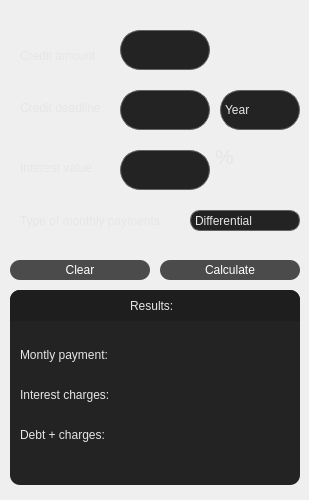
    <widget class="QWidget" name="credit">
     <widget class="QLineEdit" name="line_edit_credit_credit_amount">
      <property name="geometry">
       <rect>
        <x>120</x>
        <y>30</y>
        <width>90</width>
        <height>40</height>
       </rect>
      </property>
      <property name="styleSheet">
       <string notr="true">
QLineEdit {
    border: 1px solid rgb(100 ,100, 100); /* Border color and width */
    border-radius: 20px; /* Rounded corners */
    padding: 1px; /* Padding inside the QLineEdit */
    background-color: rgb(35,35,35); /* Background color */
    color: rgb(200, 200, 200); /* Text color */
}

QLineEdit:focus {
    border: 1px solid #FF8800; /* Border color when QLineEdit is focused */
    background-color: rgb(35, 35, 35); /* Background color when QLineEdit is focused */
}</string>
      </property>
      <property name="text">
       <string/>
      </property>
     </widget>
     <widget class="QLineEdit" name="line_edit_credit_credit_deadline">
      <property name="geometry">
       <rect>
        <x>120</x>
        <y>90</y>
        <width>90</width>
        <height>40</height>
       </rect>
      </property>
      <property name="styleSheet">
       <string notr="true">
QLineEdit {
    border: 1px solid rgb(100 ,100, 100); /* Border color and width */
    border-radius: 20px; /* Rounded corners */
    padding: 1px; /* Padding inside the QLineEdit */
    background-color: rgb(35,35,35); /* Background color */
    color: rgb(200, 200, 200); /* Text color */
}

QLineEdit:focus {
    border: 1px solid #FF8800; /* Border color when QLineEdit is focused */
    background-color: rgb(35, 35, 35); /* Background color when QLineEdit is focused */
}</string>
      </property>
     </widget>
     <widget class="QLabel" name="label_credit_credit_amount">
      <property name="geometry">
       <rect>
        <x>20</x>
        <y>40</y>
        <width>91</width>
        <height>31</height>
       </rect>
      </property>
      <property name="styleSheet">
       <string notr="true">
    color: rgb(230,230,230); /* Text color */</string>
      </property>
      <property name="text">
       <string>Credit amount</string>
      </property>
     </widget>
     <widget class="QLabel" name="label_credit_credit_deadline">
      <property name="geometry">
       <rect>
        <x>20</x>
        <y>100</y>
        <width>91</width>
        <height>16</height>
       </rect>
      </property>
      <property name="styleSheet">
       <string notr="true">
    color: rgb(230,230,230); /* Text color */</string>
      </property>
      <property name="text">
       <string>Credit deadline</string>
      </property>
     </widget>
     <widget class="QComboBox" name="combo_box_credit_term_type">
      <property name="geometry">
       <rect>
        <x>220</x>
        <y>90</y>
        <width>80</width>
        <height>40</height>
       </rect>
      </property>
      <property name="autoFillBackground">
       <bool>false</bool>
      </property>
      <property name="styleSheet">
       <string notr="true">/* Apply the style to the QComboBox */
QComboBox {
    border: 1px solid rgb(100,100,100); /* Border style and color */
    border-radius: 20px; /* Rounded corners */
    /*padding: 0px ; /* Padding inside the combo box */
    background-color: rgb(35,35,35); /* Background color */
    color: rgb(230,230,230); /* Text color */
    selection-color: #FFF; /* Selected text color */
    selection-background-color: #FF8800; /* Selected background color */
}

/* Dropdown button style */
QComboBox::drop-down {
	width: 50px; 
    border: none; /* Remove the drop-down button border */
    background-color: ; /* Transparent background */
}

/* Dropdown list style */
QComboBox QAbstractItemView {
    border: 0px solid #ccc; /* Border style and color for the dropdown list */
    border-radius: 5px; /* Rounded corners for the dropdown list */
    background-color: rgb(35,35,35); /* Background color for the dropdown list */
    color: rgb(230,230,230); /* Text color */
    selection-background-color: rgb(55,55,55); /* Selected item background color */
}

/* Hover effect for dropdown list items */
QComboBox QAbstractItemView::item:hover {
    background-color: #FF8800; /* Background color when hovering over items */
}</string>
      </property>
      <item>
       <property name="text">
        <string>Year</string>
       </property>
      </item>
      <item>
       <property name="text">
        <string>Month</string>
       </property>
      </item>
     </widget>
     <widget class="QLineEdit" name="line_edit_credit_interest_value">
      <property name="geometry">
       <rect>
        <x>120</x>
        <y>150</y>
        <width>90</width>
        <height>40</height>
       </rect>
      </property>
      <property name="styleSheet">
       <string notr="true">
QLineEdit {
    border: 1px solid rgb(100 ,100, 100); /* Border color and width */
    border-radius: 20px; /* Rounded corners */
    padding: 1px; /* Padding inside the QLineEdit */
    background-color: rgb(35,35,35); /* Background color */
    color: rgb(200, 200, 200); /* Text color */
}

QLineEdit:focus {
    border: 1px solid #FF8800; /* Border color when QLineEdit is focused */
    background-color: rgb(35, 35, 35); /* Background color when QLineEdit is focused */
}</string>
      </property>
      <property name="text">
       <string/>
      </property>
      <property name="maxLength">
       <number>10</number>
      </property>
     </widget>
     <widget class="QLabel" name="label_credit_interest_value">
      <property name="geometry">
       <rect>
        <x>20</x>
        <y>160</y>
        <width>91</width>
        <height>16</height>
       </rect>
      </property>
      <property name="styleSheet">
       <string notr="true">
    color: rgb(230,230,230); /* Text color */</string>
      </property>
      <property name="text">
       <string>Interest value</string>
      </property>
     </widget>
     <widget class="QLabel" name="label_credit_type_of_monthly_payments">
      <property name="geometry">
       <rect>
        <x>20</x>
        <y>200</y>
        <width>161</width>
        <height>41</height>
       </rect>
      </property>
      <property name="styleSheet">
       <string notr="true">
    color: rgb(230,230,230); /* Text color */</string>
      </property>
      <property name="text">
       <string>Type of monthly payments</string>
      </property>
     </widget>
     <widget class="QComboBox" name="combo_box_credit_payments_type">
      <property name="geometry">
       <rect>
        <x>190</x>
        <y>210</y>
        <width>110</width>
        <height>21</height>
       </rect>
      </property>
      <property name="autoFillBackground">
       <bool>false</bool>
      </property>
      <property name="styleSheet">
       <string notr="true">/* Apply the style to the QComboBox */
QComboBox {
    border: 1px solid rgb(100,100,100); /* Border style and color */
    border-radius: 10px; /* Rounded corners */
    /*padding: 0px ; /* Padding inside the combo box */
    background-color: rgb(35,35,35); /* Background color */
    color: rgb(230,230,230); /* Text color */
    selection-color: #FFF; /* Selected text color */
    selection-background-color: #FF8800;/* Selected background color */
}

/* Dropdown button style */
QComboBox::drop-down {
	width: 50px; 
    border: none; /* Remove the drop-down button border */
    background-color: ; /* Transparent background */
}

/* Dropdown list style */
QComboBox QAbstractItemView {
    border: 0px solid #ccc; /* Border style and color for the dropdown list */
    border-radius: 5px; /* Rounded corners for the dropdown list */
    background-color: rgb(35,35,35); /* Background color for the dropdown list */
    color: rgb(230,230,230); /* Text color */
    selection-background-color: rgb(55,55,55); /* Selected item background color */
}

/* Hover effect for dropdown list items */
QComboBox QAbstractItemView::item:hover {
    background-color: #FF8800; /* Background color when hovering over items */
}</string>
      </property>
      <item>
       <property name="text">
        <string>Differential</string>
       </property>
      </item>
      <item>
       <property name="text">
        <string>Annual</string>
       </property>
      </item>
     </widget>
     <widget class="QPushButton" name="push_button_credit_clear">
      <property name="geometry">
       <rect>
        <x>10</x>
        <y>260</y>
        <width>140</width>
        <height>20</height>
       </rect>
      </property>
      <property name="styleSheet">
       <string notr="true">QPushButton {
    background-color: rgb(75, 75, 75); /* Background color */
    color: #FFF; /* Text color */
    border: 0px solid ; /* Border color and width */
    border-radius: 10px; /* Rounded corners */
}

QPushButton:hover {
    background-color: rgb(85, 85, 85); /* Background color on hover */
    border: 1px solid #FF8800; /* Border color on hover */
}

QPushButton:pressed {
    background-color: rgb(65, 65, 65); /* Background color when pressed */
    border: 1px solid #FF8800; /* Border color on hover */
}</string>
      </property>
      <property name="text">
       <string>Clear</string>
      </property>
     </widget>
     <widget class="QPushButton" name="push_button_credit_calculate">
      <property name="geometry">
       <rect>
        <x>160</x>
        <y>260</y>
        <width>140</width>
        <height>20</height>
       </rect>
      </property>
      <property name="styleSheet">
       <string notr="true">QPushButton {
    background-color: rgb(75, 75, 75); /* Background color */
    color: #FFF; /* Text color */
    border: 0px solid #007ACC; /* Border color and width */
    border-radius: 10px; /* Rounded corners */
}

QPushButton:hover {
    background-color: rgb(85, 85, 85); /* Background color on hover */
    border: 1px solid #FF8800; /* Border color on hover */
}

QPushButton:pressed {
    background-color: rgb(65, 65, 65); /* Background color when pressed */
    border: 1px solid #FF8800; /* Border color on hover */
}</string>
      </property>
      <property name="text">
       <string>Calculate</string>
      </property>
     </widget>
     <widget class="QLabel" name="label_credit_percent">
      <property name="geometry">
       <rect>
        <x>215</x>
        <y>148</y>
        <width>21</width>
        <height>16</height>
       </rect>
      </property>
      <property name="styleSheet">
       <string notr="true">font-size: 16pt;
    color: rgb(230,230,230); /* Text color */</string>
      </property>
      <property name="text">
       <string>%</string>
      </property>
     </widget>
     <widget class="QGroupBox" name="credit_group_box">
      <property name="geometry">
       <rect>
        <x>10</x>
        <y>290</y>
        <width>290</width>
        <height>201</height>
       </rect>
      </property>
      <property name="styleSheet">
       <string notr="true">
QGroupBox {
    border: none; /* Remove the border */
    background-color: transparent; /* Make the background transparent */
    margin: 0; /* Remove any margin */
}

/* Apply the style to the title label of the QGroupBox */
QGroupBox::title {
    subcontrol-origin: margin;
    subcontrol-position: top center;
    padding: 0; /* Remove padding for the title */
    border: none; /* Remove the title border */
}</string>
      </property>
      <property name="title">
       <string/>
      </property>
      <widget class="QLabel" name="label_credit_result_title">
       <property name="geometry">
        <rect>
         <x>120</x>
         <y>8</y>
         <width>58</width>
         <height>16</height>
        </rect>
       </property>
       <property name="styleSheet">
        <string notr="true">background-color: rgb();
 color: rgb(230,230,230); /* Text color */</string>
       </property>
       <property name="text">
        <string>Results:</string>
       </property>
      </widget>
      <widget class="QLabel" name="label_credit_result_header">
       <property name="geometry">
        <rect>
         <x>0</x>
         <y>0</y>
         <width>290</width>
         <height>31</height>
        </rect>
       </property>
       <property name="styleSheet">
        <string notr="true">QLabel {
    background-color: rgb(30, 30, 31); /* Adjust the color to your preference */
    border-top-left-radius: 10px; /* Adjust the radius for rounding */
    border-top-right-radius: 10px; /* Adjust the radius for rounding */
    padding: 10px; /* Add padding for spacing inside the rounded square */
}</string>
       </property>
       <property name="text">
        <string/>
       </property>
      </widget>
      <widget class="QLabel" name="label_credit_monthly_payment_result">
       <property name="geometry">
        <rect>
         <x>10</x>
         <y>50</y>
         <width>111</width>
         <height>30</height>
        </rect>
       </property>
       <property name="styleSheet">
        <string notr="true">background-color: rgb();
    color: rgb(230,230,230); /* Text color */</string>
       </property>
       <property name="text">
        <string>Montly payment: </string>
       </property>
      </widget>
      <widget class="QLabel" name="label_credit_result_background">
       <property name="geometry">
        <rect>
         <x>0</x>
         <y>0</y>
         <width>290</width>
         <height>195</height>
        </rect>
       </property>
       <property name="styleSheet">
        <string notr="true">QLabel {
    background-color: rgb(35, 35, 36); /* Adjust the color to your preference */
    border-radius: 10px; /* Adjust the radius for rounding */
    padding: 10px; /* Add padding for spacing inside the rounded square */
}</string>
       </property>
       <property name="text">
        <string/>
       </property>
      </widget>
      <widget class="QLabel" name="label_credit_monthly_payment_result_value">
       <property name="geometry">
        <rect>
         <x>140</x>
         <y>50</y>
         <width>125</width>
         <height>30</height>
        </rect>
       </property>
       <property name="styleSheet">
        <string notr="true">background-color: rgb();
    color: rgb(230,230,230); /* Text color */</string>
       </property>
       <property name="text">
        <string/>
       </property>
      </widget>
      <widget class="QLabel" name="label_credit_interest_charges_value">
       <property name="geometry">
        <rect>
         <x>140</x>
         <y>90</y>
         <width>125</width>
         <height>30</height>
        </rect>
       </property>
       <property name="styleSheet">
        <string notr="true">background-color: rgb();
    color: rgb(230,230,230); /* Text color */</string>
       </property>
       <property name="text">
        <string/>
       </property>
      </widget>
      <widget class="QLabel" name="label_credit_interest_charges">
       <property name="geometry">
        <rect>
         <x>10</x>
         <y>90</y>
         <width>111</width>
         <height>30</height>
        </rect>
       </property>
       <property name="styleSheet">
        <string notr="true">background-color: rgb();
    color: rgb(230,230,230); /* Text color */</string>
       </property>
       <property name="text">
        <string>Interest charges:</string>
       </property>
      </widget>
      <widget class="QLabel" name="label_credit_debt_plus_charges">
       <property name="geometry">
        <rect>
         <x>10</x>
         <y>130</y>
         <width>111</width>
         <height>30</height>
        </rect>
       </property>
       <property name="styleSheet">
        <string notr="true">background-color: rgb();
    color: rgb(230,230,230); /* Text color */</string>
       </property>
       <property name="text">
        <string>Debt + charges:</string>
       </property>
      </widget>
      <widget class="QLabel" name="label_credit_debt_plus_charges_value">
       <property name="geometry">
        <rect>
         <x>140</x>
         <y>130</y>
         <width>125</width>
         <height>30</height>
        </rect>
       </property>
       <property name="styleSheet">
        <string notr="true">background-color: rgb();
    color: rgb(230,230,230); /* Text color */</string>
       </property>
       <property name="text">
        <string/>
       </property>
      </widget>
      <zorder>label_credit_result_background</zorder>
      <zorder>label_credit_result_header</zorder>
      <zorder>label_credit_result_title</zorder>
      <zorder>label_credit_monthly_payment_result</zorder>
      <zorder>label_credit_monthly_payment_result_value</zorder>
      <zorder>label_credit_interest_charges_value</zorder>
      <zorder>label_credit_interest_charges</zorder>
      <zorder>label_credit_debt_plus_charges</zorder>
      <zorder>label_credit_debt_plus_charges_value</zorder>
     </widget>
    </widget>
